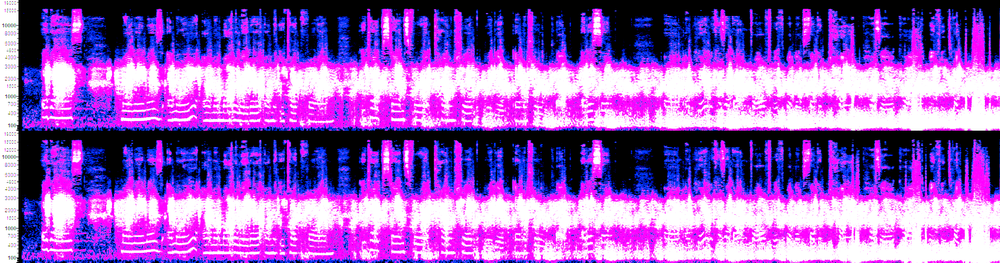
#> input picture self_introduction_memory_dump/_Tape9_thought/self_intro_spec_cont_brightened.png, 1000 x 263 px, shrunk from 2381 x 626 before the run, found by its file name
$ python segment_characters.py
#> lines starting #> are read from the running program, lines starting #| are printed output that depends on the picture
import numpy as np
from PIL import Image
import matplotlib
matplotlib.use('Agg')
import matplotlib.pyplot as plt
from scipy import signal

# Read the brightened image
img_pil = Image.open(r'C:\stack\arg\self_intro_spec_cont_brightened.png')
#> img_pil is the input picture: PIL image 1000x263 RGBA; mean R, G, B, A 151.4, 89, 190.8, 255
img = np.array(img_pil)
img_rgb = img[:, :, :3]
gray = np.mean(img_rgb, axis=2)
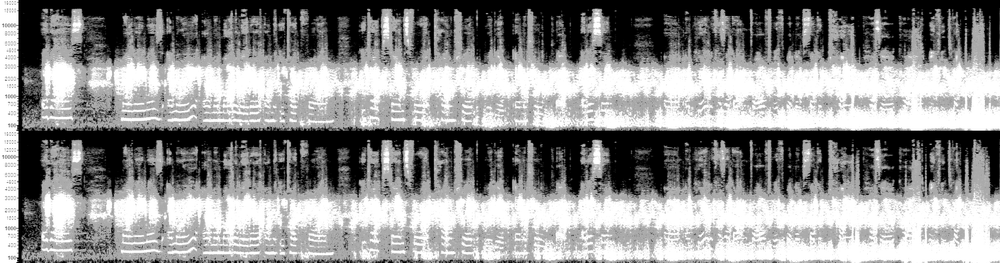
#> gray: shape (263, 1000) float64; min 0, max 255, mean 143.7

height, width = gray.shape
#> height = 263; width = 1000

# Extract formant shelf region from LEFT channel (~400-1000 Hz)
# This is rows 80-180 based on the frequency labels
shelf_region = gray[80:180, :]
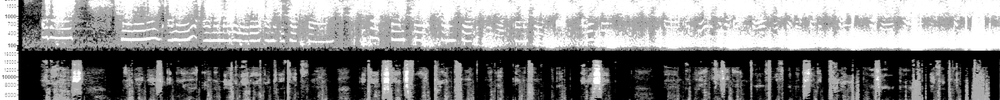
#> shelf_region: shape (100, 1000) float64; min 0, max 255, mean 133.8

print(f"Shelf region shape: {shelf_region.shape}")
#| Shelf region shape: (100, 1000)

# Find vertical dark gaps (columns with low brightness)
# These gaps separate the "characters"
col_means = np.mean(shelf_region, axis=0)
#> col_means = 1000 values, max 255 at index 1, min 0.343 at index 19, mean 133.8

# Smooth the column means to reduce noise
from scipy.ndimage import uniform_filter1d
col_smooth = uniform_filter1d(col_means, size=5)
#> col_smooth = 1000 values, max 254.6 at index 0, min 13.17 at index 21, mean 133.8

# Find the threshold for dark gaps
median_val = np.median(col_smooth)
#> median_val = 133.6
std_val = np.std(col_smooth)
#> std_val = 29.2
gap_threshold = median_val - 0.5 * std_val
#> gap_threshold = 119

print(f"Column brightness stats:")
print(f"  Median: {median_val:.1f}")
#|   Median: 133.6
print(f"  Std: {std_val:.1f}")
#|   Std: 29.2
print(f"  Gap threshold: {gap_threshold:.1f}")
#|   Gap threshold: 119.0

# Find dark gap regions
is_dark = col_smooth < gap_threshold

# Find contiguous dark regions
dark_regions = []
in_dark = False
dark_start = 0
for i in range(len(is_dark)):
    if is_dark[i] and not in_dark:
        in_dark = True
        dark_start = i
    elif not is_dark[i] and in_dark:
        in_dark = False
        if i - dark_start > 3:  # Minimum gap width
            dark_regions.append((dark_start, i-1))
#> this loop made 1000 passes
#> in_dark on passes 19, 44, 82, 125, 136, 137, 143, 150, 164, 170, 174, 179: True, False, True, False, True, False, True, False, True, False, True, False
#> after the loop, dark_regions = [(18, 42), (81, 123), (142, 148), (163, 168), (173, 177), (195, 204), (220, 223), (269, 272), (279, 285), (308, 315), (327, 339), (343, 361), (476, 486), (504, 513), (540, 549), (567, 580), (612, 636), (648, 663), (823, 826), (893, 897)]; dark_start = 993; in_dark = False
if in_dark and len(is_dark) - dark_start > 3:
    dark_regions.append((dark_start, len(is_dark)-1))

print(f"\nDark gap regions found: {len(dark_regions)}")
#| Dark gap regions found: 20
print("Gap positions (start, end, width):")
for start, end in dark_regions:
    print(f"  {start:4d}-{end:4d} (width={end-start+1:3d})")
#> this loop made 20 passes
#|     18-  42 (width= 25)
#|     81- 123 (width= 43)
#|    142- 148 (width=  7)
#|    163- 168 (width=  6)
#|    173- 177 (width=  5)
#|    195- 204 (width= 10)
#|    220- 223 (width=  4)
#|    269- 272 (width=  4)
#> (further printed lines are left out)

# Now the "characters" are the bright regions between dark gaps
char_regions = []
prev_end = 0
for start, end in dark_regions:
    if start - prev_end > 5:  # Minimum character width
        char_regions.append((prev_end, start-1))
    prev_end = end + 1
#> this loop made 20 passes
#> (start, end, prev_end) on passes 1 to 12: (18, 42, 43), (81, 123, 124), (142, 148, 149), (163, 168, 169), (173, 177, 178), (195, 204, 205), (220, 223, 224), (269, 272, 273), (279, 285, 286), (308, 315, 316), (327, 339, 340), (343, 361, 362)
#> after the loop, char_regions = [(0, 17), (43, 80), (124, 141), (149, 162), (178, 194), (205, 219), (224, 268), (273, 278), (286, 307), (316, 326), (362, 475), (487, 503), (514, 539), (550, 566), (581, 611), (637, 647), (664, 822), (827, 892)]

# Add the last character if it exists
if len(shelf_region[0]) - prev_end > 5:
    char_regions.append((prev_end, len(shelf_region[0])-1))

print(f"\nCharacter regions found: {len(char_regions)}")
#| Character regions found: 19
print("Character positions (start, end, width):")
for i, (start, end) in enumerate(char_regions):
    print(f"  Char {i:2d}: {start:4d}-{end:4d} (width={end-start+1:3d})")
#> this loop made 19 passes
#|   Char  0:    0-  17 (width= 18)
#|   Char  1:   43-  80 (width= 38)
#|   Char  2:  124- 141 (width= 18)
#|   Char  3:  149- 162 (width= 14)
#|   Char  4:  178- 194 (width= 17)
#|   Char  5:  205- 219 (width= 15)
#|   Char  6:  224- 268 (width= 45)
#|   Char  7:  273- 278 (width=  6)
#> (further printed lines are left out)

# Now let's analyze each character region
# For each character, we'll look at the vertical pattern (which rows are bright)

print(f"\n=== Character Analysis ===")
for i, (start, end) in enumerate(char_regions[:20]):  # First 20 characters
    char_slice = shelf_region[:, start:end+1]

    # Find which rows are bright in this character
    row_brightness = np.mean(char_slice, axis=1)
    threshold = np.mean(row_brightness) + 0.3 * np.std(row_brightness)
    bright_rows = np.where(row_brightness > threshold)[0]

    # Find contiguous bright row groups
    if len(bright_rows) > 0:
        groups = []
        group_start = bright_rows[0]
        prev = bright_rows[0]
        for row in bright_rows[1:]:
            if row == prev + 1:
                prev = row
            else:
                groups.append((group_start, prev))
                group_start = row
                prev = row
        groups.append((group_start, prev))

        # Convert to a compact representation
        # Each group of bright rows represents a horizontal bar
        bars = [(g[0], g[1]) for g in groups]

        print(f"\nChar {i:2d} (cols {start:4d}-{end:4d}):")
        print(f"  Bright row groups: {bars[:10]}")

        # Create a binary pattern
        pattern = np.zeros(len(row_brightness), dtype=int)
        for g_start, g_end in groups:
            pattern[g_start:g_end+1] = 1
        pattern_str = ''.join(map(str, pattern))
        print(f"  Binary pattern: {pattern_str}")
    else:
        print(f"\nChar {i:2d} (cols {start:4d}-{end:4d}): No bright rows found")
#> this loop made 19 passes
#> (start, end, threshold, bars) on passes 2 to 10: (43, 80, 169.8, [(0, 29), (36, 39), (44, 44), (76, 76), (80, 80)]), (124, 141, 156.8, [(0, 33), (35, 46)]), (149, 162, 158.6, [(0, 32), (36, 45), (78, 81)]), (178, 194, 151.2, [(0, 46)]), (205, 219, 159.3, [(0, 45)]), (224, 268, 167.5, [(0, 46)]), (273, 278, 151.6, [(0, 46)]), (286, 307, 155, [(0, 46)]), (316, 326, 161.6, [(0, 45)])
#> (start, end, threshold) on pass 1: (0, 17, 245.4)
#> (printed output is left out)
#> pass 2, `char_slice = shelf_region[:, start:end+1]`:
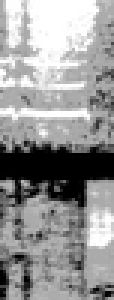
#> char_slice: shape (100, 38) float64 (shown 3 times larger); min 0, max 255, mean 150.8
#> after the loop:
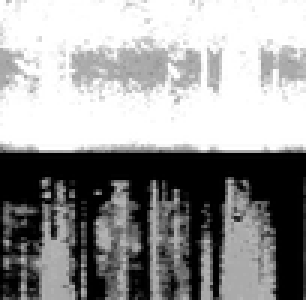
#> char_slice: shape (100, 102) float64 (shown 3 times larger); min 0, max 255, mean 150.5

# Let's also visualize the character regions
plt.figure(figsize=(24, 8))
plt.imshow(shelf_region, aspect='auto', cmap='magma', vmin=0, vmax=255)

# Mark character regions
for i, (start, end) in enumerate(char_regions):
    plt.axvline(x=start, color='cyan', linewidth=0.5, alpha=0.7)
    plt.axvline(x=end, color='cyan', linewidth=0.5, alpha=0.7)
    if i < 30:
        plt.text((start+end)/2, -5, str(i), ha='center', va='bottom', fontsize=8, color='cyan')

plt.title('Formant Shelf Region with Character Boundaries')
plt.xlabel('Time (pixels)')
plt.ylabel('Frequency (pixels)')
plt.tight_layout()
plt.savefig(r'C:\stack\arg\tapes_man_2\shelf_characters.png', dpi=200)
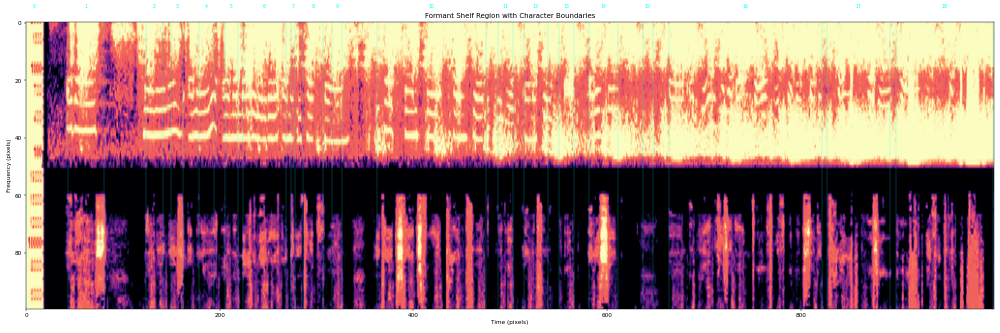
#> figure drawn by matplotlib, 1 panel
plt.close()
